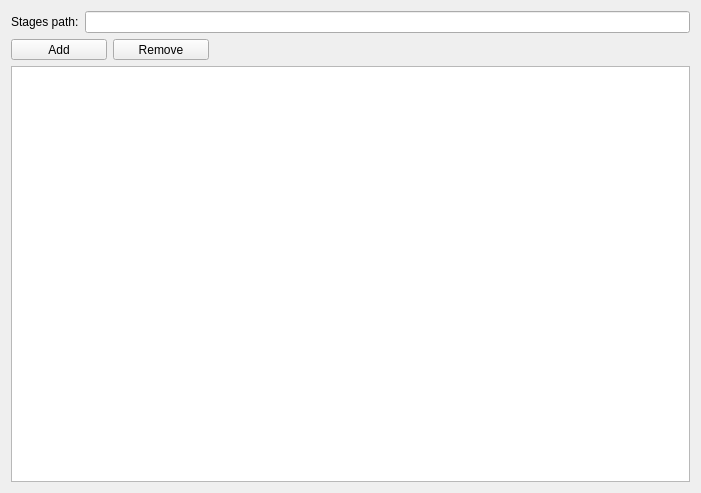
<?xml version="1.0" encoding="UTF-8"?>
<ui version="4.0">
 <class>PlayerSettingsWidget</class>
 <widget class="QWidget" name="PlayerSettingsWidget">
  <property name="geometry">
   <rect>
    <x>0</x>
    <y>0</y>
    <width>701</width>
    <height>493</height>
   </rect>
  </property>
  <property name="windowTitle">
   <string>Player</string>
  </property>
  <layout class="QVBoxLayout" name="verticalLayout">
   <item>
    <layout class="QHBoxLayout" name="horizontalLayout_2">
     <item>
      <widget class="QLabel" name="label">
       <property name="text">
        <string>Stages path:</string>
       </property>
      </widget>
     </item>
     <item>
      <widget class="QLineEdit" name="lineEditStagesPath"/>
     </item>
    </layout>
   </item>
   <item>
    <layout class="QHBoxLayout" name="horizontalLayout" stretch="1,1,5">
     <item>
      <widget class="QToolButton" name="toolButtonAdd">
       <property name="sizePolicy">
        <sizepolicy hsizetype="Expanding" vsizetype="Preferred">
         <horstretch>0</horstretch>
         <verstretch>0</verstretch>
        </sizepolicy>
       </property>
       <property name="text">
        <string>Add</string>
       </property>
      </widget>
     </item>
     <item>
      <widget class="QToolButton" name="toolButtonRemove">
       <property name="sizePolicy">
        <sizepolicy hsizetype="Expanding" vsizetype="Preferred">
         <horstretch>0</horstretch>
         <verstretch>0</verstretch>
        </sizepolicy>
       </property>
       <property name="text">
        <string>Remove</string>
       </property>
      </widget>
     </item>
     <item>
      <spacer name="horizontalSpacer">
       <property name="orientation">
        <enum>Qt::Horizontal</enum>
       </property>
       <property name="sizeHint" stdset="0">
        <size>
         <width>40</width>
         <height>20</height>
        </size>
       </property>
      </spacer>
     </item>
    </layout>
   </item>
   <item>
    <widget class="QTableView" name="tableView">
     <property name="selectionBehavior">
      <enum>QAbstractItemView::SelectRows</enum>
     </property>
     <attribute name="horizontalHeaderStretchLastSection">
      <bool>true</bool>
     </attribute>
     <attribute name="verticalHeaderVisible">
      <bool>false</bool>
     </attribute>
    </widget>
   </item>
  </layout>
 </widget>
 <resources/>
 <connections/>
</ui>
